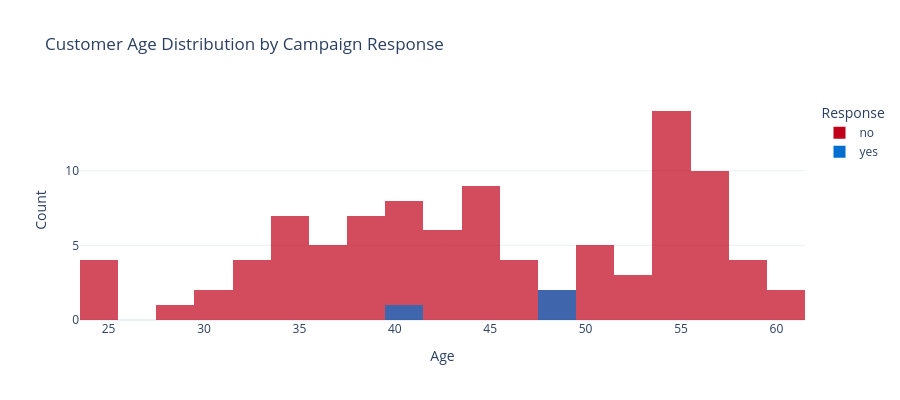

Notebook code for this chart:
### Code cell
# ── Plot 3: Customer Age Distribution by Campaign Response ──────────
fig3 = px.histogram(
    df, x='age', color='y', barmode='overlay',
    opacity=0.7, nbins=20,
    color_discrete_map={'no': '#C0001A', 'yes': '#006FCF'},
    title='Customer Age Distribution by Campaign Response',
    template='plotly_white',
    labels={'age': 'Customer Age', 'y': 'Response'}
)
fig3.update_layout(height=400, xaxis_title='Age', yaxis_title='Count')
fig3.show()

### Figure 1 — Plotly figure (JSON) as saved in the notebook; plotly's stock layout.template omitted (floating-point values rounded to 4 significant figures)
{"data": [{"bingroup": "x", "hovertemplate": "Response=no<br>Customer Age=%{x}<br>count=%{y}<extra></extra>", "legendgroup": "no", "marker": {"color": "#C0001A", "opacity": 0.7, "pattern": {"shape": ""}}, "name": "no", "nbinsx": 20, "orientation": "v", "showlegend": true, "type": "histogram", "x": [56, 57, 37, 40, 56, 45, 59, 41, 24, 25, 41, 25, 29, 57, 35, 54, 35, 46, 50, 39, 30, 55, 55, 41, 37, 35, 59, 39, 54, 55, 46, 59, 49, 54, 54, 55, 34, 52, 41, 56, 58, 32, 38, 57, 44, 42, 57, 40, 35, 45, 54, 39, 60, 53, 55, 55, 50, 45, 55, 25, 47, 51, 42, 42, 48, 37, 44, 33, 56, 44, 41, 44, 47, 57, 37, 55, 33, 55, 42, 50, 51, 38, 38, 31, 41, 39, 34, 35, 57, 60, 33, 42, 45, 42, 53, 37, 44], "xaxis": "x", "yaxis": "y"}, {"bingroup": "x", "hovertemplate": "Response=yes<br>Customer Age=%{x}<br>count=%{y}<extra></extra>", "legendgroup": "yes", "marker": {"color": "#006FCF", "opacity": 0.7, "pattern": {"shape": ""}}, "name": "yes", "nbinsx": 20, "orientation": "v", "showlegend": true, "type": "histogram", "x": [41, 49, 49], "xaxis": "x", "yaxis": "y"}], "layout": {"barmode": "overlay", "height": 400, "legend": {"title": {"text": "Response"}, "tracegroupgap": 0}, "title": {"text": "Customer Age Distribution by Campaign Response"}, "xaxis": {"anchor": "y", "domain": [0.0, 1.0], "title": {"text": "Age"}}, "yaxis": {"anchor": "x", "domain": [0.0, 1.0], "title": {"text": "Count"}}}}
